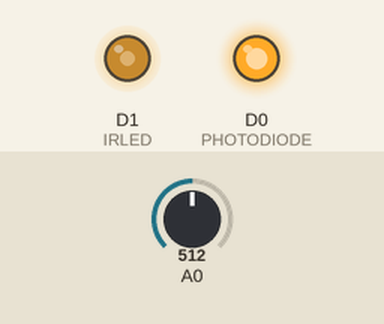
Recording of a sketch running on a simulated ESP8266 (NodeMCU). Parts: output pins drawn as LEDs (lit = HIGH). Inputs (shaded band) come from the test bench; at power-on: A0 = 512. What the sketch prints to the serial monitor is not drawn.

Above: at 1.2 s.
1.3 s: A0 set to 1023
At 1.98 s:
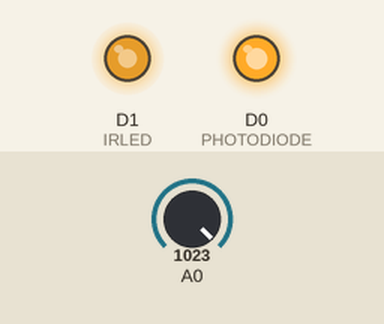
4.3 s: A0 set to 900
At 5.34 s:
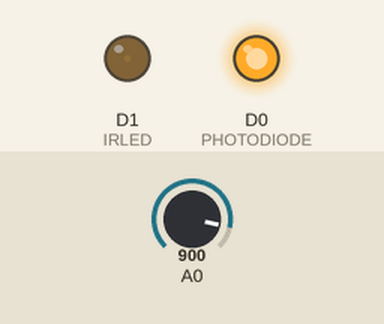
Timing chart, 0 to 13.3 s (numbered marks = the images above; inputs shaded):
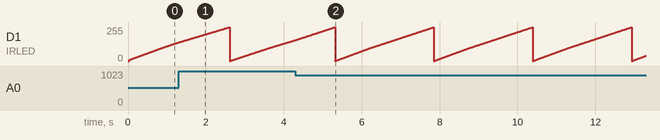

The sketch:

IRTest_Circuit_1_NODEMCU.ino
```cpp
int i = 0;
const int IRLED = D1;
const int PHOTODIODE = D0;

void setup() {
  Serial.begin(9600);
  pinMode(IRLED,OUTPUT);
  pinMode(PHOTODIODE,OUTPUT);
  digitalWrite(PHOTODIODE,HIGH);

  //Serial.println("Raw Input test started");
  //Serial.println("Receiver,Photodiode");
  Serial.println("Analog,Photodiode");


}

void loop() {
  //Serial.print(digitalRead(7));
  //Serial.print(",");
  for(i=0; i<255; i++){
    analogWrite(IRLED,i);
    delay(3);
    Serial.println(i);
    Serial.println(analogRead(A0));
  }


}
```

Measured:
- by itself, D1 (IRLED): ramps from 0/255 to 254/255 and jumps back, once every 2.5 s
